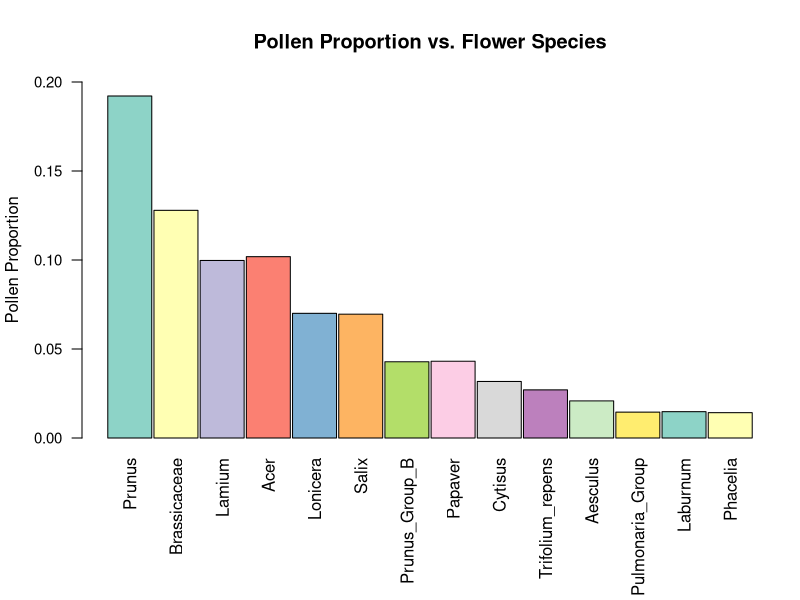

Write R code to recreate this figure.
## ---- chunk 1
knitr::opts_chunk$set(echo = TRUE)
## ---- chunk 2
bee_data <- read.csv("bee_data.csv", sep = ',', header = TRUE, stringsAsFactors = TRUE)
head(bee_data)
## ---- chunk 3
Prunus <- (bee_data$P_Prunus.group)
Brassicaceae <- (bee_data$P_Brassicaceae)
Lamium <- (bee_data$P_Lamium)
Acer <- (bee_data$P_Acer)
Lonicera <- (bee_data$P_Lonicera)
Salix <- (bee_data$P_Salix)
Prunus_Group_B <- sample(bee_data$P_Prunus.groupB)
Papaver <- (bee_data$P_Papaver)
Cytisus <- (bee_data$P_Cytisus)
Trifolium_repens <- (bee_data$P_Trifolium.repens.group)
Aesculus <- (bee_data$P_Aesculus)
Pulmonaria_Group <- (bee_data$P_Pulmonaria.group)
Laburnum <- (bee_data$P_Laburnum)
Phacelia <- (bee_data$P_Phacelia)
## ---- chunk 4
mean(Prunus)
mean(Brassicaceae)
mean(Lamium)
mean(Acer)
mean(Lonicera)
mean(Salix)
mean(Prunus_Group_B)
mean(Papaver)
mean(Cytisus)
mean(Trifolium_repens)
mean(Aesculus)
mean(Pulmonaria_Group)
mean(Laburnum)
mean(Phacelia)
## ---- chunk 5
#setting a common numerical value to pull from in the y axis
means <- c(mean(Prunus), mean(Brassicaceae), mean(Lamium), mean(Acer), mean(Lonicera), mean(Salix), mean(Prunus_Group_B), mean(Papaver), mean(Cytisus), mean(Trifolium_repens), mean(Aesculus), mean(Pulmonaria_Group), mean(Laburnum), mean(Phacelia))
#Now using a character vector to pull names of each group on the x-axis
Flower_species <- c("Prunus", "Brassicaceae", "Lamium", "Acer", "Lonicera", "Salix", "Prunus_Group_B", "Papaver", "Cytisus", "Trifolium_repens", "Aesculus", "Pulmonaria_Group", "Laburnum", "Phacelia")
library(RColorBrewer)
coul <- brewer.pal(14, "Set3")
#This sets rainbow colors for my graph
par(mar=c(8,4,4,1)+.1)
#This changes the margins on my graph, the first one deals with the bottom allowing me to fit all the words onto the chart
barplot(means, ylim = c(0.00, 0.20), names.arg = Flower_species, las = 2, space = 0.05, xlab = " ", ylab = "Pollen Proportion", main = "Pollen Proportion vs. Flower Species", col=coul, cex.axis=0.9)
# las = 2 moves the x-axis labels vertical
## ---- chunk 6
colony <- (bee_data$coln)
pollen.sample <- (bee_data$filn)
jaccard <- function(colony, pollen.sample) {
    intersection = length(intersect(colony, pollen.sample))
    union = length(colony) + length(pollen.sample) - intersection
    return (intersection/union)
}
jaccard(colony,pollen.sample)
## ---- chunk 7
date <-bee_data$dat
length(date) #looking at the lengths of dates
length(Prunus_Group_B)#looking at the lengths of the desired flower species
glm <- glm(data = bee_data, date ~ Prunus_Group_B, family = "binomial") #create the glm
summary(glm) #call the results
## ---- chunk 8
mean_Prunus <- mean(Prunus) #naming the numerical outputs for later calculation
mean_Brassicaceae <- mean(Brassicaceae)
mean_Lamium <- mean(Lamium)
mean_Acer <- mean(Acer)
mean_Lonicera <- mean(Lonicera)
mean_Salix <- mean(Salix)
mean_Prunus_Group_B <- mean(Prunus_Group_B)
mean_Papaver <- mean(Papaver)
mean_Cytisus <- mean(Cytisus)
mean_Trifolium_repens <- mean(Trifolium_repens)
mean_Aesculus <- mean(Aesculus)
mean_Pulmonaria_Group <- mean(Pulmonaria_Group)
mean_Laburnum <- mean(Laburnum)
mean_Phacelia <- mean(Phacelia)

total_means <- (mean_Prunus + mean_Brassicaceae + mean_Lamium + mean_Acer + mean_Lonicera + mean_Salix + mean_Prunus_Group_B + mean_Papaver + mean_Cytisus + mean_Trifolium_repens + mean_Aesculus + mean_Pulmonaria_Group + mean_Laburnum + mean_Phacelia) #Adding up all the numerical outputs to allow for an easy calculation in the next step
total_means
percent_prunus_group <- (mean_Prunus/total_means)*100 #Calculating the percentage of our desired species by dividing by the whole and multiplying by 100
percent_prunus_group
